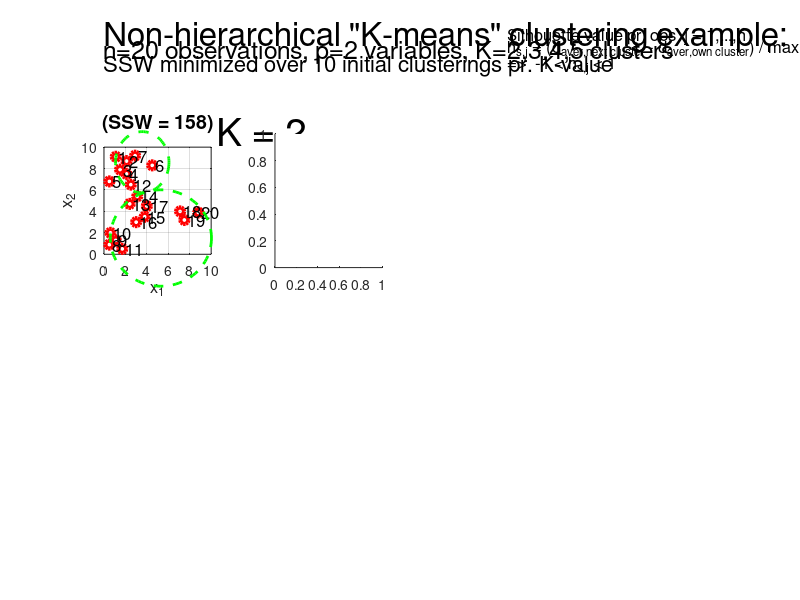
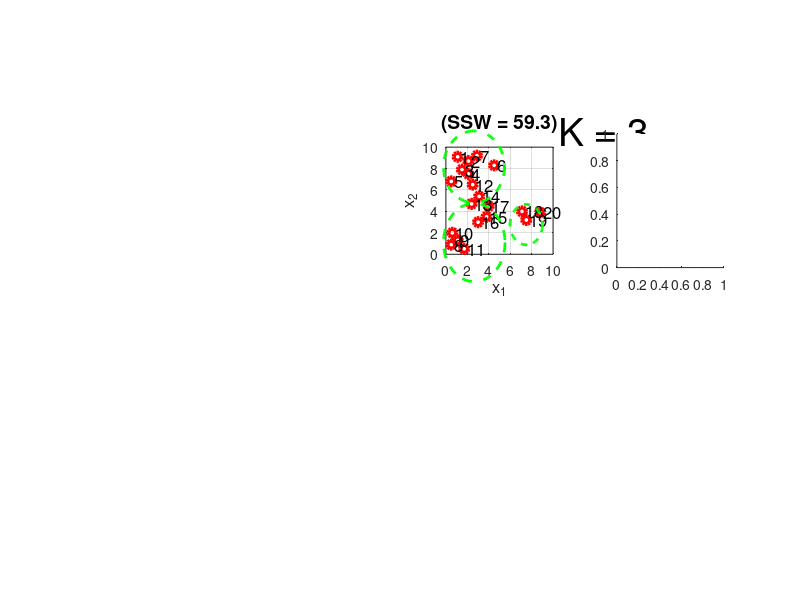
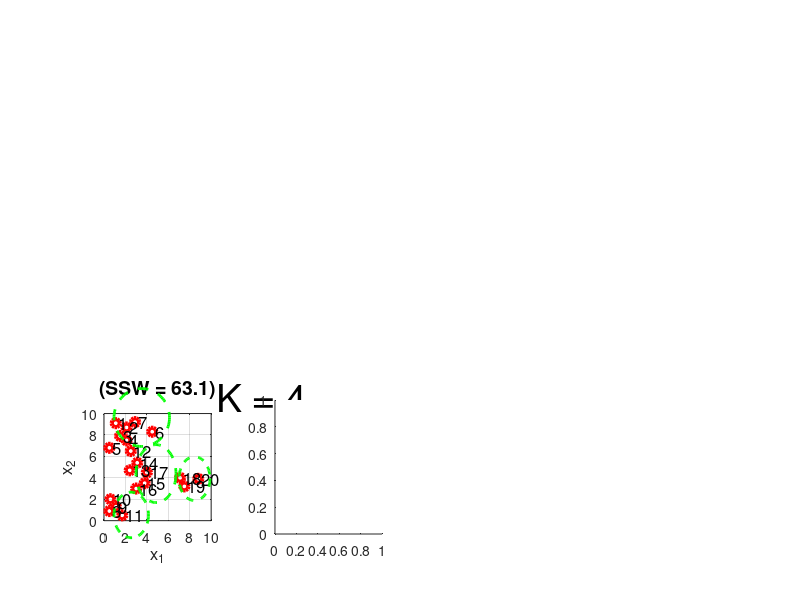
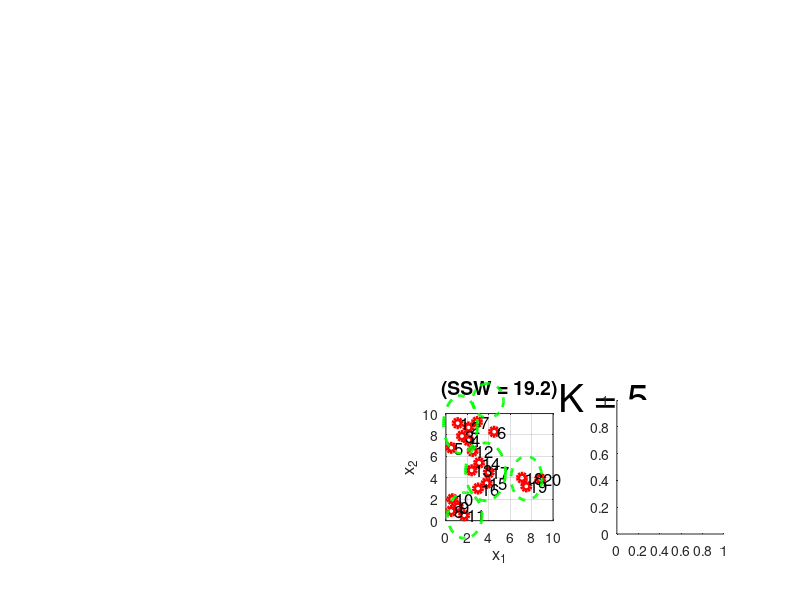

Write the MATLAB code that produced these figures, in order.
clear;close all;clc;
format compact

disp('----------------------------------------------------------------------')
X = [1.1 9.1; 2.1 8.7; 1.5 7.9; 2.1 7.5; 0.5 6.8; 4.5 8.3; 2.9 9.2; 0.5 0.9; 1.1 1.3; 0.6 2; 1.7 0.5; 2.5 6.5; 2.4 4.7; 3.1 5.4; 3.8 3.5; 3 3; 4 4.5; 7.1 4; 7.5 3.2; 8.8 3.9]
[n p] = size(X)

figure
subplot(6,4,1:4)
axis off
text(0,1.2,'Non-hierarchical "K-means" clustering example:','Fontsize',24)
text(0,0.85,'n=20 observations, p=2 variables, K=2,3,4,5 clusters','Fontsize',18)
text(0,0.55,'SSW minimized over 10 initial clusterings pr. K-value','Fontsize',16)
text(0.65,1.2,'Silhouette value pr. obs  j = 1,...,n','Fontsize',12)
text(0.65,0.9,'h_s_,_j = (d_a_v_e_r_,_n_e_x_t_ _c_l_u_s_t_e_r - d_a_v_e_r_,_o_w_n_ _c_l_u_s_t_e_r) / max(these 2 numbers)','Fontsize',12)
text(0.65,0.55,'=>  -1 < h_s_,_j < 1','Fontsize',12)

disp('---------------------------------------------------------------------')
subplot(6,4,[5 9])
K = 2;
[idx2, C, sumd] = kmeans(X,K,'distance','sqEuclidean','start','sample','replicates',10);
idx2_cluster_1 = (find(idx2 == 1))'
idx2_cluster_2 = (find(idx2 == 2))'
plot(X(:,1),X(:,2),'ro','LineWidth',3),xlim([0 10]),ylim([0 10]),grid,axis square,xlabel('x_1','Fontsize',12),ylabel('x_2','Fontsize',12)
title(['(SSW = ' num2str(sum(sumd),3) ')'],'Fontsize',14)
text(10.5,11.5,'K = 2','Fontsize',28)
hold on
for j = 1:n
    text(X(j,1)+0.3,X(j,2),num2str(j),'Fontsize',12)
end
annotation('ellipse',...
    [0.144375 0.678571428571428 0.066875 0.102040816326526],'LineStyle','--',...
    'LineWidth',2,...
    'Color',[0 1 0]);
annotation('ellipse',...
    [0.137875 0.522959183673469 0.1265 0.160714285714277],'LineStyle','--',...
    'LineWidth',2,...
    'Color',[0 1 0]);
hold off
subplot(6,4,[6 10])
[silh h] = silhouette(X,idx2);title(['mean(silhouette) = ' num2str(mean(silh),3)],'Fontsize',14)

disp('---------------------------------------------------------------------')
subplot(6,4,[7 11])
K = 3;
[idx3, C, sumd] = kmeans(X,K,'distance','sqEuclidean','start','sample','replicates',10);
idx3_cluster_1 = (find(idx3 == 1))'
idx3_cluster_2 = (find(idx3 == 2))'
idx3_cluster_3 = (find(idx3 == 3))'
plot(X(:,1),X(:,2),'ro','LineWidth',3),xlim([0 10]),ylim([0 10]),grid,axis square,xlabel('x_1','Fontsize',12),ylabel('x_2','Fontsize',12)
title(['(SSW = ' num2str(sum(sumd),3) ')'],'Fontsize',14)
text(10.5,11.5,'K = 3','Fontsize',28)
hold on
for j = 1:n
    text(X(j,1)+0.3,X(j,2),num2str(j),'Fontsize',12)
end
annotation('ellipse',...
    [0.554375000000002 0.661989795918367 0.0762499999999984 0.119897959183673],...
    'LineStyle','--',...
    'LineWidth',2,...
    'Color',[0 1 0]);
annotation('ellipse',...
    [0.554375000000001 0.530612244897959 0.0768749999999992 0.13051020408163],...
    'LineStyle','--',...
    'LineWidth',2,...
    'Color',[0 1 0]);
annotation('ellipse',...
    [0.6375 0.591836734693878 0.040625 0.0676020408163265],'LineStyle','--',...
    'LineWidth',2,...
    'Color',[0 1 0]);
hold off
subplot(6,4,[8 12])
[silh h] = silhouette(X,idx3);title(['mean(silhouette) = ' num2str(mean(silh),3)],'Fontsize',14)

disp('---------------------------------------------------------------------')
subplot(6,4,[17 21])
K = 4;
[idx4, C, sumd] = kmeans(X,K,'distance','sqEuclidean','start','sample','replicates',10);
idx4_cluster_1 = (find(idx4 == 1))'
idx4_cluster_2 = (find(idx4 == 2))'
idx4_cluster_3 = (find(idx4 == 3))'
idx4_cluster_4 = (find(idx4 == 4))'
plot(X(:,1),X(:,2),'ro','LineWidth',3),xlim([0 10]),ylim([0 10]),grid,axis square,xlabel('x_1','Fontsize',12),ylabel('x_2','Fontsize',12)
title(['(SSW = ' num2str(sum(sumd),3) ')'],'Fontsize',14)
text(10.5,11.5,'K = 4','Fontsize',28)
hold on
for j = 1:n
    text(X(j,1)+0.3,X(j,2),num2str(j),'Fontsize',12)
end
annotation('ellipse',...
    [0.1425 0.255918367346936 0.069375 0.0965306122449002],'LineStyle','--',...
    'LineWidth',2,...
    'Color',[0 1 0]);
annotation('ellipse',...
    [0.17 0.162397959183671 0.05 0.0965306122449002],'LineStyle','--',...
    'LineWidth',2,...
    'Color',[0 1 0]);
annotation('ellipse',...
    [0.142500000000002 0.103724489795917 0.0431249999999977 0.0761224489795933],...
    'LineStyle','--',...
    'LineWidth',2,...
    'Color',[0 1 0]);
annotation('ellipse',...
    [0.22375 0.165816326530612 0.03875 0.0731122448979586],'LineStyle','--',...
    'LineWidth',2,...
    'Color',[0 1 0]);
hold off
subplot(6,4,[18 22])
[silh h] = silhouette(X,idx4);title(['mean(silhouette) = ' num2str(mean(silh),3)],'Fontsize',14)

disp('---------------------------------------------------------------------')
subplot(6,4,[19 23])
K = 5;
[idx5, C, sumd] = kmeans(X,K,'distance','sqEuclidean','start','sample','replicates',10);
idx5_cluster_1 = (find(idx5 == 1))'
idx5_cluster_2 = (find(idx5 == 2))'
idx5_cluster_3 = (find(idx5 == 3))'
idx5_cluster_4 = (find(idx5 == 4))'
idx5_cluster_5 = (find(idx5 == 5))'
plot(X(:,1),X(:,2),'ro','LineWidth',3),xlim([0 10]),ylim([0 10]),grid,axis square,xlabel('x_1','Fontsize',12),ylabel('x_2','Fontsize',12)
title(['(SSW = ' num2str(sum(sumd),3) ')'],'Fontsize',14)
text(10.5,11.5,'K = 5','Fontsize',28)
hold on
for j = 1:n
    text(X(j,1)+0.3,X(j,2),num2str(j),'Fontsize',12)
end
hold off
annotation('ellipse',...
    [0.590625000000003 0.303571428571428 0.0387499999999974 0.0573979591836739],...
    'LineStyle','--',...
    'LineWidth',2,...
    'Color',[0 1 0]);
annotation('ellipse',...
    [0.554375000000003 0.244438775510201 0.0424999999999971 0.0961224489795945],...
    'LineStyle','--',...
    'LineWidth',2,...
    'Color',[0 1 0]);
annotation('ellipse',...
    [0.581875 0.16535714285714 0.05 0.0965306122449002],'LineStyle','--',...
    'LineWidth',2,...
    'Color',[0 1 0]);
annotation('ellipse',...
    [0.638750000000001 0.166224489795918 0.03875 0.0731122448979586],...
    'LineStyle','--',...
    'LineWidth',2,...
    'Color',[0 1 0]);
annotation('ellipse',...
    [0.559375000000002 0.102857142857141 0.0431249999999977 0.0761224489795933],...
    'LineStyle','--',...
    'LineWidth',2,...
    'Color',[0 1 0]);
subplot(6,4,[20 24])
[silh h] = silhouette(X,idx5);title(['mean(silhouette) = ' num2str(mean(silh),3)],'Fontsize',14)
disp('----------------------------------------------------------------------')

%---------------------------------------------------------------------------------------------------------------------------------
